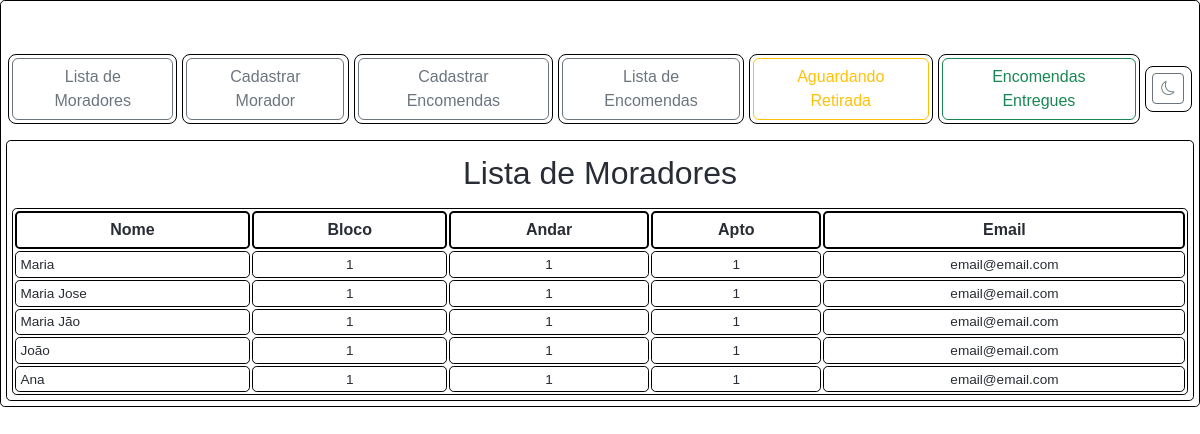
Before: /lista_moradores/ with the older database file.
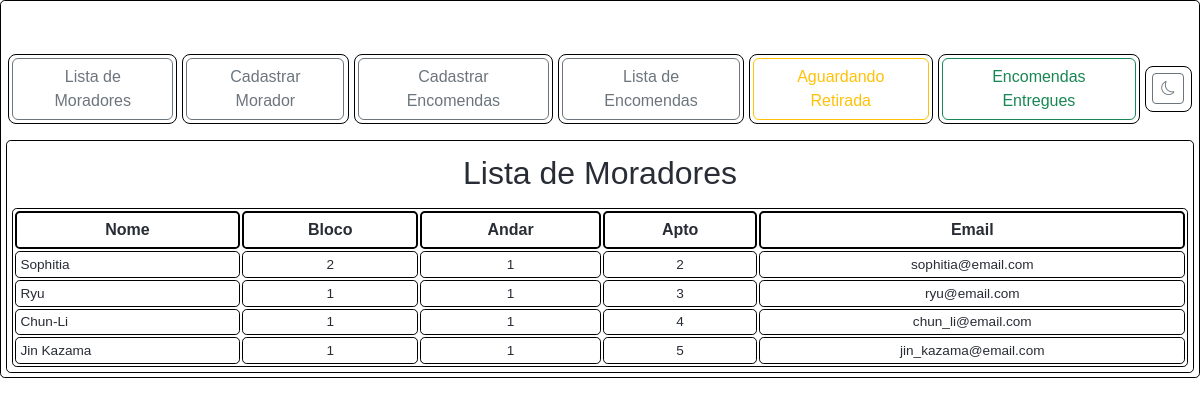
After: the same page with the newer database file.
### entregas/models.py (models this page shows, shortened)
class Morador(models.Model):
    id = models.CharField(primary_key=True, default=uuid.uuid4, editable=False, max_length=36)
    nome = models.CharField(max_length=255)
    bloco = models.IntegerField()
    apartamento = models.IntegerField()
    andar = models.IntegerField()
    email = models.EmailField()

### entregas/views.py (the view)
# urls.py: path('lista_moradores/', lista_moradores, name='lista_moradores'),
def lista_moradores(request):
    moradores = Morador.objects.all()
    return render(request, 'lista_moradores.html', {'moradores': moradores})

### entregas/templates/entregas/lista_moradores.html
{% extends 'base.html' %}
{% block content %}
<h2 class="text-center">Lista de Moradores</h2>
<table>
  <thead>
    <tr>
      <th>Nome</th>
      <th>Bloco</th>
      <th>Andar</th>
      <th>Apto</th>
      <th>Email</th>
    </tr>
  </thead>
  <tbody>
    {% for morador in moradores %}
    <tr>
      <td>{{ morador.nome }}</td>
      <td class="text-center">{{ morador.bloco }}</td>
      <td class="text-center">{{ morador.andar }}</td>
      <td class="text-center">{{ morador.apartamento }}</td>
      <td class="text-center">{{ morador.email }}</td>
    </tr>
    {% endfor %}
  </tbody>
</table>
{% endblock %}

### entregas/templates/entregas/base.html (shortened to what this page needs)
<!doctype html>
<html lang="pt-br">
{% load static %}
<head>
	<link rel="stylesheet" href="https://cdnjs.cloudflare.com/ajax/libs/bootstrap/5.2.3/css/bootstrap.min.css"
 />
	<link rel="stylesheet" href="https://cdn.jsdelivr.net/npm/bootstrap-icons@1.9.1/font/bootstrap-icons.css">
	<link rel="stylesheet" href="{% static 'css/style.css' %}">
</head>
<body>
	<div class="d-flex ">
		<header>
			<div>
				<nav>
					<ul>
						<li><a class="btn btn-outline-secondary" href="{% url 'lista_moradores' %}" role="button">
								Lista de Moradores</a></li>
						<li><a class="btn btn-outline-secondary" href="{% url 'cadastrar_morador' %}" role="button">
								Cadastrar Morador</a></li>
						<li><a class="btn btn-outline-secondary" href="{% url 'cadastrar_encomendas' %}" role="button">
								Cadastrar Encomendas</a></li>
						<li><a class="btn btn-outline-secondary" href="{% url 'lista_encomendas' %}" role="button">
								Lista de Encomendas</a></li>
						<li><a class="btn btn-outline-warning" href="{% url 'aguardando_retirada' %}" role="button">
								Aguardando Retirada</a></li>
						<li><a class=" btn btn-outline-success" href="{% url 'entregues' %}" role="button">
								Encomendas Entregues</a></li>
						<li><button class="btn btn-outline-secondary btn-sm" id="dark-mode-toggle"></button></li>
					</ul>
				</nav>
			</div>
			<div>
				<main>
					{% block content %}
					{% endblock %}
				</main>
			</div>
		</header>
</body>
</html>

### entregas/static/css/style.css (style rules this page uses)
body { margin: 0; padding: 0; font-family: Arial, Helvetica, sans-serif; }
body { background-color: #ffffff; color: #282c34; }
main { display: flex; flex-direction: column; justify-content: center; align-items: center; padding: 0.3rem; margin: 0 auto; border-radius: 0.3rem; border: 1.5px solid black; font: 1em sans-serif; }
header { flex: auto; flex-direction: column; justify-content: center; align-items: center; padding: 0.3rem; margin: 0 auto; border-radius: 0.3rem; border: 1.5px solid black; font: 1em sans-serif; }
h2 { text-align: center; padding: 0.5rem; }
table { width: 100%; border-collapse: separate; border: 1.5px solid black; border-radius: 0.3rem; display: table; margin: 0 auto; }
th { border-collapse: collapse; grid-template-columns: subgrid; border: 2px solid black; border-radius: 0.3rem; padding: 0.5rem; text-align: center; }
td { border-collapse: collapse; border: 1.5px solid black; border-radius: 0.3rem; font: 0.85em sans-serif; padding: 0.3rem; }
ul { display: flex; flex-direction: row; justify-content: center; align-items: center; padding: 0; border-radius: 0.2rem; list-style: none; text-align: center; font-size: large; }
li { margin-top: 3rem; padding: 0.2rem; margin-inline: 0.155rem; display: flex; flex-direction: row; justify-content: center; align-items: center; border: 1.5px solid black; border-radius: 0.5rem; cursor: pointer; transition: all 0.2s ease-in-out; }
a { text-decoration: none; }
button { border-radius: 0.2rem; border: 1px solid black; padding: 0.1rem; margin: 0.2rem; cursor: pointer; transition: all 0.2s ease-in-out; }

Changed rows visible on the page:
removed Morador: nome "Maria", bloco "1", andar "1", apartamento "1", email "email@email.com"
removed Morador: nome "Maria Jose", bloco "1", andar "1", apartamento "1", email "email@email.com"
removed Morador: nome "Maria Jão", bloco "1", andar "1", apartamento "1", email "email@email.com"
removed Morador: nome "João", bloco "1", andar "1", apartamento "1", email "email@email.com"
removed Morador: nome "Ana", bloco "1", andar "1", apartamento "1", email "email@email.com"
added Morador: nome "Sophitia", bloco "2", andar "1", apartamento "2", email "sophitia@email.com"
added Morador: nome "Ryu", bloco "1", andar "1", apartamento "3", email "ryu@email.com"
added Morador: nome "Chun-Li", bloco "1", andar "1", apartamento "4", email "chun_li@email.com"
added Morador: nome "Jin Kazama", bloco "1", andar "1", apartamento "5", email "jin_kazama@email.com"
